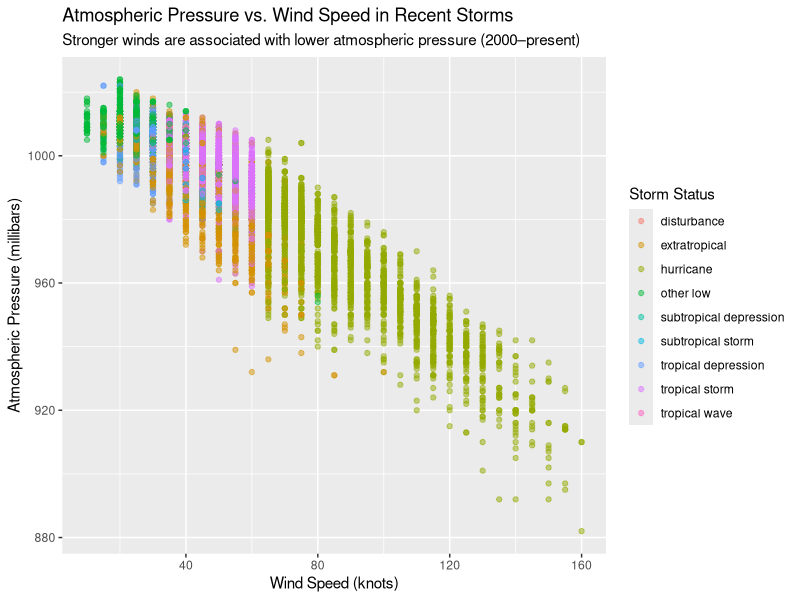
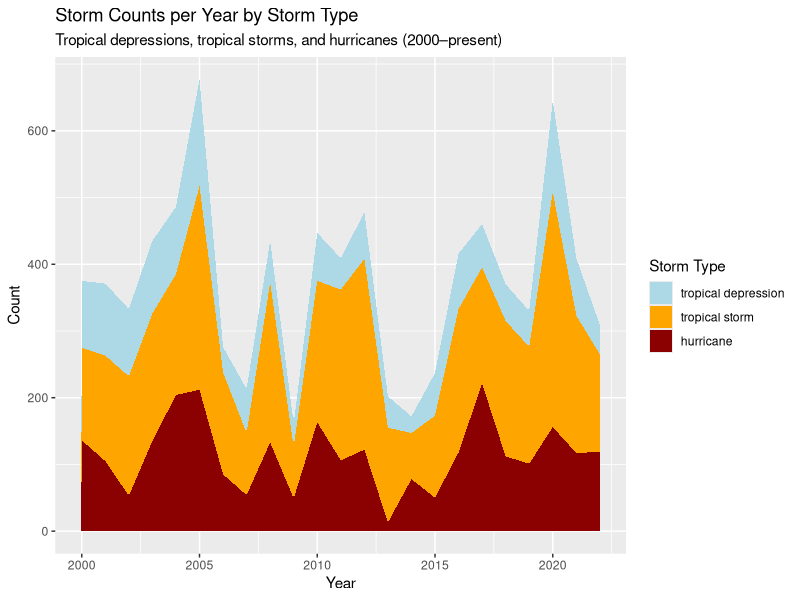

The R script that drew these images, in order:
## ---- chunk 1
#| message: false
library(tidyverse)
## ---- chunk 2
storms_recent <- storms |>
  #| cache: true
  filter(year >= 2000) |>
  select(year, name, status, wind, pressure)
## ---- chunk 3
storms_recent |>
  ggplot(aes(x = wind, y = pressure, color = status)) +
  geom_point(alpha = 0.5) +
  labs(
    title = "Atmospheric Pressure vs. Wind Speed in Recent Storms",
    subtitle = "Stronger winds are associated with lower atmospheric pressure (2000–present)",
    x = "Wind Speed (knots)",
    y = "Atmospheric Pressure (millibars)",
    color = "Storm Status"
  )
## ---- chunk 4
storms_recent |>
  filter(status %in% c("tropical depression", "tropical storm", "hurricane")) |>
  mutate(status = factor(status, levels = c("tropical depression", "tropical storm", "hurricane"))) |>
  count(year, status) |>
  ggplot(aes(x = year, y = n, fill = status)) +
  geom_area() +
  scale_fill_manual(
    values = c(
      "tropical depression" = "lightblue",
      "tropical storm" = "orange",
      "hurricane" = "darkred"
    )
  ) +
  labs(
    title = "Storm Counts per Year by Storm Type",
    subtitle = "Tropical depressions, tropical storms, and hurricanes (2000–present)",
    x = "Year",
    y = "Count",
    fill = "Storm Type"
  )
